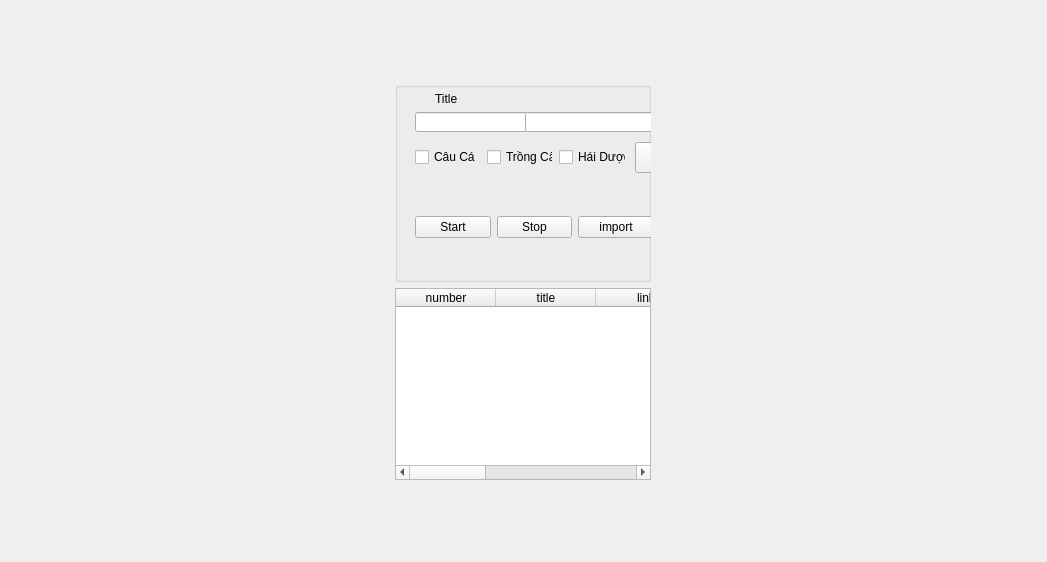
<?xml version="1.0" encoding="UTF-8"?>
<ui version="4.0">
 <class>mainWindow</class>
 <widget class="QMainWindow" name="mainWindow">
  <property name="geometry">
   <rect>
    <x>0</x>
    <y>0</y>
    <width>1047</width>
    <height>562</height>
   </rect>
  </property>
  <property name="windowTitle">
   <string>VPT All In One</string>
  </property>
  <widget class="QWidget" name="central_widget">
   <property name="enabled">
    <bool>true</bool>
   </property>
   <property name="sizePolicy">
    <sizepolicy hsizetype="Expanding" vsizetype="Expanding">
     <horstretch>0</horstretch>
     <verstretch>0</verstretch>
    </sizepolicy>
   </property>
   <property name="maximumSize">
    <size>
     <width>16777215</width>
     <height>16777215</height>
    </size>
   </property>
   <property name="sizeIncrement">
    <size>
     <width>0</width>
     <height>0</height>
    </size>
   </property>
   <layout class="QGridLayout" name="gridLayout">
    <item row="0" column="1">
     <widget class="QWidget" name="widget" native="true">
      <property name="sizeIncrement">
       <size>
        <width>1</width>
        <height>1</height>
       </size>
      </property>
      <layout class="QGridLayout" name="gridLayout_2">
       <property name="sizeConstraint">
        <enum>QLayout::SetFixedSize</enum>
       </property>
       <item row="3" column="0">
        <widget class="QTableWidget" name="tableWidget">
         <column>
          <property name="text">
           <string>number</string>
          </property>
         </column>
         <column>
          <property name="text">
           <string>title</string>
          </property>
         </column>
         <column>
          <property name="text">
           <string>link</string>
          </property>
         </column>
         <column>
          <property name="text">
           <string>job</string>
          </property>
         </column>
         <column>
          <property name="text">
           <string>item collecting</string>
          </property>
         </column>
         <column>
          <property name="text">
           <string>status</string>
          </property>
         </column>
        </widget>
       </item>
       <item row="2" column="0">
        <widget class="QGroupBox" name="groupBox">
         <property name="minimumSize">
          <size>
           <width>0</width>
           <height>200</height>
          </size>
         </property>
         <property name="title">
          <string/>
         </property>
         <widget class="QComboBox" name="nguyenlieuComboBox">
          <property name="geometry">
           <rect>
            <x>240</x>
            <y>60</y>
            <width>271</width>
            <height>31</height>
           </rect>
          </property>
         </widget>
         <widget class="QLineEdit" name="lineEdit">
          <property name="geometry">
           <rect>
            <x>20</x>
            <y>30</y>
            <width>113</width>
            <height>20</height>
           </rect>
          </property>
         </widget>
         <widget class="QLineEdit" name="lineEdit_2">
          <property name="geometry">
           <rect>
            <x>130</x>
            <y>30</y>
            <width>691</width>
            <height>20</height>
           </rect>
          </property>
         </widget>
         <widget class="QSpinBox" name="kenhBox">
          <property name="geometry">
           <rect>
            <x>820</x>
            <y>30</y>
            <width>80</width>
            <height>20</height>
           </rect>
          </property>
         </widget>
         <widget class="QSpinBox" name="charlocBox">
          <property name="geometry">
           <rect>
            <x>900</x>
            <y>30</y>
            <width>101</width>
            <height>20</height>
           </rect>
          </property>
         </widget>
         <widget class="QLabel" name="label">
          <property name="geometry">
           <rect>
            <x>40</x>
            <y>10</y>
            <width>47</width>
            <height>13</height>
           </rect>
          </property>
          <property name="text">
           <string>Title</string>
          </property>
         </widget>
         <widget class="QLabel" name="label_2">
          <property name="geometry">
           <rect>
            <x>130</x>
            <y>10</y>
            <width>671</width>
            <height>20</height>
           </rect>
          </property>
          <property name="text">
           <string>Link</string>
          </property>
          <property name="textFormat">
           <enum>Qt::AutoText</enum>
          </property>
          <property name="alignment">
           <set>Qt::AlignCenter</set>
          </property>
          <property name="wordWrap">
           <bool>false</bool>
          </property>
         </widget>
         <widget class="QLabel" name="label_3">
          <property name="geometry">
           <rect>
            <x>820</x>
            <y>10</y>
            <width>47</width>
            <height>20</height>
           </rect>
          </property>
          <property name="text">
           <string>Kênh</string>
          </property>
         </widget>
         <widget class="QLabel" name="label_4">
          <property name="geometry">
           <rect>
            <x>900</x>
            <y>10</y>
            <width>101</width>
            <height>16</height>
           </rect>
          </property>
          <property name="text">
           <string>Character Location</string>
          </property>
         </widget>
         <widget class="QWidget" name="horizontalLayoutWidget">
          <property name="geometry">
           <rect>
            <x>20</x>
            <y>60</y>
            <width>211</width>
            <height>31</height>
           </rect>
          </property>
          <layout class="QHBoxLayout" name="horizontalLayout_2">
           <item>
            <widget class="QCheckBox" name="caucaCheckBox">
             <property name="text">
              <string>Câu Cá</string>
             </property>
             <attribute name="buttonGroup">
              <string notr="true">radioGroup</string>
             </attribute>
            </widget>
           </item>
           <item>
            <widget class="QCheckBox" name="trongcayCheckBox">
             <property name="text">
              <string>Trồng Cây</string>
             </property>
             <attribute name="buttonGroup">
              <string notr="true">radioGroup</string>
             </attribute>
            </widget>
           </item>
           <item>
            <widget class="QCheckBox" name="haiduocCheckBox">
             <property name="text">
              <string>Hái Dược</string>
             </property>
             <attribute name="buttonGroup">
              <string notr="true">radioGroup</string>
             </attribute>
            </widget>
           </item>
          </layout>
         </widget>
         <widget class="QWidget" name="horizontalLayoutWidget_2">
          <property name="geometry">
           <rect>
            <x>20</x>
            <y>110</y>
            <width>320</width>
            <height>71</height>
           </rect>
          </property>
          <layout class="QHBoxLayout" name="horizontalLayout_3">
           <item>
            <widget class="QPushButton" name="pushButton">
             <property name="text">
              <string>Start</string>
             </property>
            </widget>
           </item>
           <item>
            <widget class="QPushButton" name="stopBtn">
             <property name="text">
              <string>Stop</string>
             </property>
            </widget>
           </item>
           <item>
            <widget class="QPushButton" name="importBtn">
             <property name="text">
              <string>import</string>
             </property>
            </widget>
           </item>
           <item>
            <widget class="QPushButton" name="exportBtn">
             <property name="text">
              <string>export</string>
             </property>
            </widget>
           </item>
          </layout>
         </widget>
        </widget>
       </item>
      </layout>
     </widget>
    </item>
   </layout>
  </widget>
 </widget>
 <resources/>
 <connections/>
 <buttongroups>
  <buttongroup name="radioGroup"/>
 </buttongroups>
</ui>
